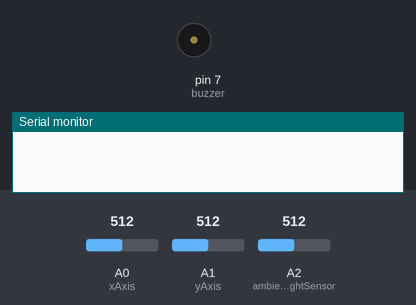
A sketch run on a simulated Arduino Uno, built with avr-gcc and run on an emulated ATmega328P. Shown: buzzer (waves = sounding), the last lines printed to the serial monitor. The test bench sets the inputs (shaded band); at power-on: A0 (xAxis) = 512, A1 (yAxis) = 512, A2 (ambientLightSensor) = 512.

Above: at 1.2 s.
1.3 s: A0 (xAxis) set to 716
At 2.3 s:
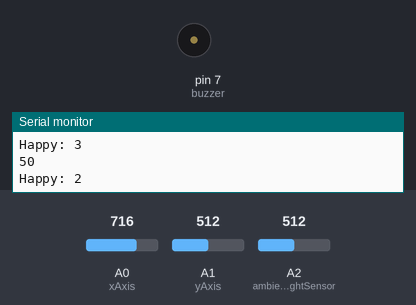
3.0 s: A1 (yAxis) set to 900
At 3.7 s:
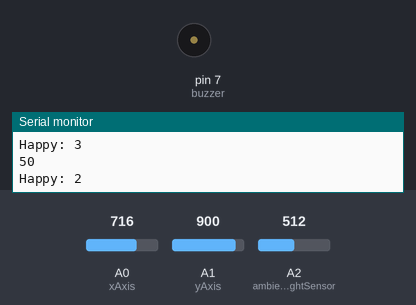
4.7 s: A1 (yAxis) set to 1023
At 6.1 s:
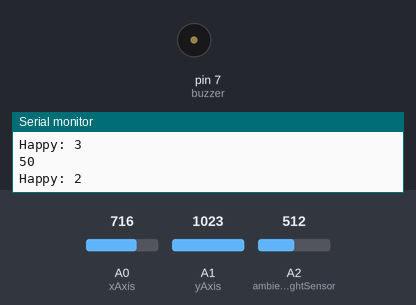
6.4 s: A0 (xAxis) set to 900
At 7.3 s:
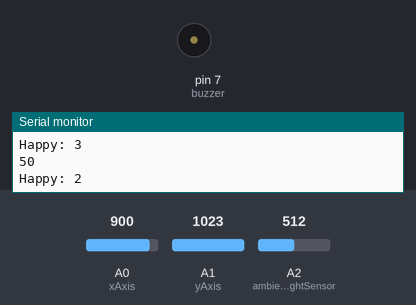
Timing chart, 0 to 9.1 s (numbered marks = the images above; inputs shaded):
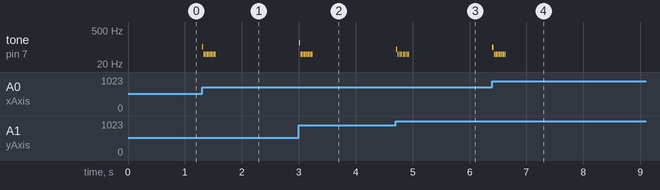

The sketch:

added_light_sensor.ino
```cpp
/*
  expanded from AnalogReadSerial example code
  https://www.arduino.cc/en/Tutorial/BuiltInExamples/AnalogReadSerial
*/

int xAxis = A0;
int yAxis = A1;
// int button = 5;
int buzzer = 7;

int ambientLightSensor = A2;

int prevxValue = -100;
int prevyValue = -100;
int happy = 0;

// the setup routine runs once when you press reset:
void setup() {
  // initialize serial communication at 9600 bits per second:
  Serial.begin(9600);
  prevxValue = analogRead(xAxis);
  prevyValue = analogRead(yAxis);
  // delay before next read
  delay(1);
}

// the loop routine runs over and over again forever:
void loop() {
  // read the values on the joystick
  int xValue = analogRead(xAxis);
  int yValue = analogRead(yAxis);
  int lightLevel = analogRead(ambientLightSensor);
  // Serial.println(lightLevel);
  int xDiff = getDiff(xValue, prevxValue);
  int yDiff = getDiff(yValue, prevyValue);

  if (happy < 20000 && (xDiff > 3 || yDiff > 3)) {
    happy+=10;
  }

  int purrPitch;
  if (happy > 0) {
    int diff = (xDiff + yDiff) / 2;
    // the more you wiggle the stick the higher the pitch goes
    purrPitch = map (diff, 0, 500, 50, 300);
    // the happier it is the higher the pitch is also
    // limited to 100 because otherwise its too screamy
    if (happy > 10000) {
      purrPitch = purrPitch + 100;
    } else {
      purrPitch = purrPitch + (happy / 100);
    }
    happy--;
  }

  prevxValue = xValue;
  prevyValue = yValue;
  if (happy > 1) {
  // pin, pitch, duration
    Serial.println(purrPitch);
    tone(buzzer, purrPitch, 20);
    delay(20);        // delay in between reads for stability
  // make sure the tone stops before the next one
    noTone(buzzer);
    Serial.print("Happy: ");
    Serial.println(happy);
  }
  delay (10);
}

int getDiff(int a,int b) {
  return abs(a - b);
}
```

Measured:
- after the input at 1.3 s, tone on pin 7 (buzzer): silent → 101 Hz at once, then repeats every 0.03 s: silent 0.01 s, 50 Hz 0.02 s, until it stays silent from 1.5 s
- after the input at 3.0 s, tone on pin 7 (buzzer): silent → 147 Hz at once, then repeats every 0.03 s: silent 0.01 s, 50 Hz 0.02 s, until it stays silent from 3.2 s
- after the input at 4.7 s, tone on pin 7 (buzzer): silent → 80 Hz at once, then repeats every 0.03 s: silent 0.01 s, 50 Hz 0.02 s, until it stays silent from 4.9 s
- after the input at 6.4 s, tone on pin 7 (buzzer): silent → 96 Hz at once, then repeats every 0.03 s: silent 0.01 s, 50 Hz 0.02 s, until it stays silent from 6.6 s
